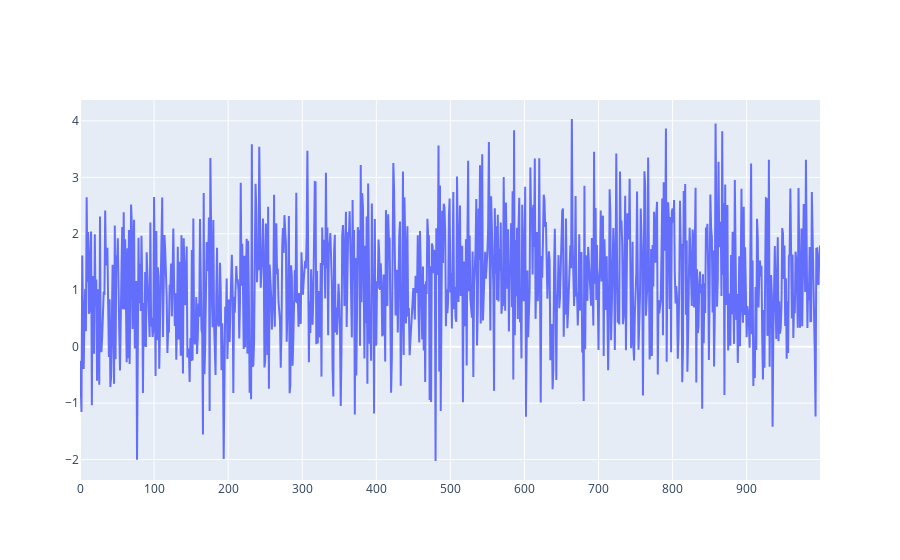

Notebook code for this chart:
### Code cell
fig = go.Figure()
fig.add_trace(go.Scatter(x=np.arange(len(list_of_reward)), y=list_of_reward, mode='lines'))
fig.show()

### Figure 1 — Plotly figure (JSON) as saved in the notebook; plotly's stock layout.template omitted (floating-point values rounded to 4 significant figures; data arrays with more than 128 entries replaced by an {"elided": "..."} marker saying what was removed)
{"data": [{"mode": "lines", "type": "scatter", "x": {"elided": "1000 int values"}, "y": {"elided": "1000 float values"}}], "layout": {}}
